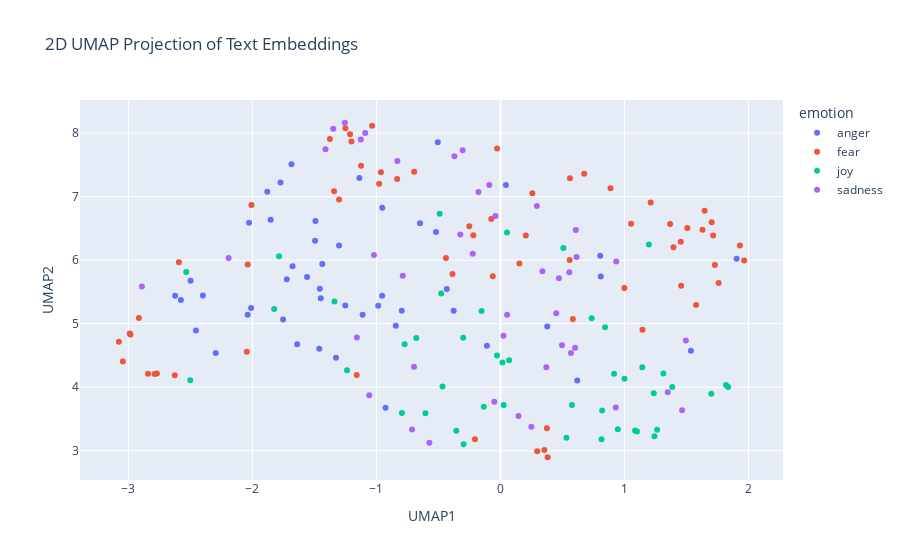

Notebook source saved alongside this figure:
### Code cell
import pandas as pd
import numpy as np
import umap
import plotly.express as px

# Concatenate the training and test data
combined_df = pd.concat([train_df_new, test_df_new], ignore_index=True)

# Prepare the embeddings for UMAP
# Convert the list of embeddings into a 2D numpy array
X_embeddings = np.array(combined_df['embeddings_values'].tolist())

# Apply UMAP for dimensionality reduction
reducer = umap.UMAP(n_components=2, metric='cosine', random_state=28) 
embedding_2d = reducer.fit_transform(X_embeddings)

# Create a DataFrame for plotting
df_plot = pd.DataFrame(embedding_2d, columns=['UMAP1', 'UMAP2'])
df_plot['emotion'] = combined_df['emotion']
df_plot['intensity'] = combined_df['intensity']
df_plot['text'] = combined_df['text']


# Visualize the embeddings with Plotly
fig = px.scatter(
    df_plot,
    x='UMAP1',
    y='UMAP2',
    color='emotion',  # Color points by the 'emotion' column
    hover_data=['text', 'intensity'],  # Show text and intensity on hover
    title='2D UMAP Projection of Text Embeddings'
)

fig.show()

### Figure 1 — Plotly figure (JSON) as saved in the notebook; plotly's stock layout.template omitted (floating-point values rounded to 4 significant figures)
{"data": [{"customdata": [["@bismahmalik .....Seems like a fight ready to rage on.....", 0.438], ["@billburr DirectTV is the best. Apparently you just sit in silent anger. 'Don't press or say anything'", 0.417], ["That's really it for my madden career that game sucks , ea sports does a piss poor job every year on that shit", 0.867], ["You complain all the time and then wonder why people never want to see you. You acc rile me up. Stfuuu!!!!", 0.708], ["When a grown adult doesn't drink or has never drank before I just assume they were raised around a raging alcoholic and they want no parts.", 0.333], ["Standard Candice starting the show with a pout #startasyoumeantogoon #GBBO", 0.33], ["if we let that in id be fuming poor keeping", 0.562], ["The best #revenge is to move on, get over it, and continue to #succeed. Never give someone the #satisfaction of watching you #suffer....!!!", 0.438], ["Said it before and I'll say it now: America is really fortunate that black people only want equality and not revenge.", 0.562], ["@JOjojosiejay or in my case a raging moody cow lol why i buy moody cow socks lol", 0.389], ["Have wee pop socks on and they KEEP FALLING OFF INSIDE MY SHOES ", 0.562], ["@GreyTheTick But even if I jumped through that hoop, it just takes one irate netizen to decide me playing by 'the rules' isn't enough.", 0.375], ["@tmz @HarveyLevinTMZ   Hell hath no fury like a women scorned.    It's the affair.  Not the parenting", 0.667], ["If I spend more than £10 in shimmy on £1 drinks I'll be raging, but we all know it's gonna happen", 0.5], ["Who got madden 17 or 2k17 ps4 add TrackdawgT lets run it", 0.312], ["@DanRather What King says doesn't matter. The fact he came w/ psycho Don is by far more of an affront.", 0.562], ["@RealPaulWalker R.I.P Paul, furious 8 can't wait", 0.254], ["After becoming boiling hot, after slowly melting, my heart is frozen.", 0.438], ["Because it was a perfect illusion, but at least now I know what it was. #angry #ladygaga #iscalming#mysoul", 0.556], ["@iStoleFreeHugs @stephlaris lol I'm happy with my negative, realistic ass self. Sorry to offend you", 0.438], ["srry my feelings offend u 🤗", 0.354], ["Houston might lose a coach tomorrow or by midnight. #yikes ?", 0.312], ["you are an angry glass of vodka", 0.375], ["@NM_NickNocturne Incentivise people to roam the Internet being morally offended, as if they didn't do it enough already.", 0.542], ["@NeoFundie @fitchest Ha. Right. I'm from San Jose, CA, and I was offended right there with you. Dave, go on a walk or something next time.", 0.831], ["As usual disappointing #offense by @HoustonTexans ...#Texans", 0.458], ["@gerfingerpoken #rage?? The #CrookedCourt said #rage MANY times to explain away the brutal killings of #Petits by #Hayes &amp; #Komisarjevsky", 0.667], ["I offend u", 0.417], ["I'm not used to pretty girls that use curse words to express their anger. I just feel like I'm a little bit surprised and turned off as well", 0.542], ["@luxbet Did you even give out any pizzas ? Serious fail #hungry #furious #hangry", 0.447], ["I blame the whole season on Natalie! The season would have been so different had she not turned her back on her alliance! #pissed ", 0.792], ["@snowangel415 @cjwalters66 Maybe also being attacked by Tom's rabid fans to whom he &amp; his clothes were always perfect also put me off him...", 0.646], ["Well @AprilDRyan Trump's rabid base needs 2 hear this &amp; U can always find an overseer like King to say it.\\n@JoyAnnReid @SMShow @frangeladuo", 0.458], ["@SkyNews when the East wind blue in summer in Durban, S Africa, we still surfed and got #stung badly! Must be carefull-A #sting can harm you", 0.562], ["@Docjp they unleashing God's wrath just as Cain did", 0.417], ["@ggreenwald Smh, remove ideologically bankrupt and opportunistic establishment now. They're burning all bridges and social contracts. ", 0.521], ["when you find out the initiative isn't even a thing 😧 ", 0.312], ["Unbelievable takes 10 minutes to get through to @BarclaysUK then there's a fault and the call hangs up #fuming #treatcustomersfairly", 0.792], ["Sometimes I get mad over something so minuscule I try to ruin somebodies life not like lose your job like get you into federal prison ", 0.708], ["@CozanGaming that's what lisa asked before she started raging at me, 'can I call you?' heh", 0.5], ["Is it me, or is Ding wearing the look of a man who's just found his arch enemy in bed with his missus? #angryman #scowl", 0.5], ["Eat my ass' is no longer an insult", 0.438], ["@gayla_weeks1 I try not to let my anger seep into reviews, but I resent having my time wasted on books like that. Time is precious.", 0.625], ["@huwellwell One chosen by the CLP members! MP seats are not for people to dole out to their mates, we elect candidates. #fuming", 0.682], ["I think @Sam_Canaday &amp; @KYLEJDOWSON must actually have to be working like me &amp; @dowson_brady because I havent got any snap chat videos today", 0.25], ["Having a baby born too soon is #lifechanging 6 years on and it feels like only yesterday #sad #happy #angry #emotionalrollercoaster", 0.375], ["S/O to the girl that just hit my car...not only did she get lucky w/ no scratch but also from being spared the wrath of sleep deprived Kait🙃", 0.542], ["@Yoshi_OnoChin can you please not have Canadian players play US players, that lag  is atrocious. #fixthisgame #trash #sfvrefund ", 0.646]], "hovertemplate": "emotion=anger<br>UMAP1=%{x}<br>UMAP2=%{y}<br>text=%{customdata[0]}<br>intensity=%{customdata[1]}<extra></extra>", "legendgroup": "anger", "marker": {"color": "#636efa", "symbol": "circle"}, "mode": "markers", "name": "anger", "orientation": "v", "showlegend": true, "type": "scatter", "x": [-2.296, -2.027, -1.88, -1.436, 0.3775, -0.9265, -1.302, -0.4328, -2.399, -1.326, -0.6483, -0.9538, -2.01, 1.904, -1.774, -2.623, 0.6192, 0.8043, -1.449, -1.111, -0.3772, -0.9527, -1.251, -0.9854, -0.844, -1.138, -2.038, -0.7957, -1.676, -1.492, -1.853, -1.639, -2.577, -0.5201, -2.455, -2.498, 0.04373, -0.5052, -1.456, -1.46, -1.752, -1.723, -1.559, -1.495, 1.535, 0.8087, -0.1088, -1.685], "xaxis": "x", "y": [4.537, 6.589, 7.078, 5.938, 4.954, 3.675, 6.23, 5.545, 5.444, 4.463, 6.582, 5.439, 5.248, 6.021, 7.223, 5.439, 4.106, 6.069, 5.399, 5.14, 5.205, 6.824, 5.288, 5.282, 4.969, 7.295, 5.14, 5.203, 5.906, 6.618, 6.635, 4.675, 5.375, 6.443, 4.892, 5.677, 7.183, 7.858, 5.55, 4.605, 5.066, 5.7, 5.735, 6.305, 4.575, 5.742, 4.652, 7.509], "yaxis": "y"}, {"customdata": [["@GlobeChadFinn Sadly, not enough names.  The whole farewell tour situation would make me shy away from good value b et.", 0.417], ["@LakersTakeover it ain't that serious. #HOUvsNE #awful #igotbetterthingstodotonightthandie", 0.466], ["Wishing i was rich so i didnt have to get up this morning #poor #sleepy  #sad #needsmoresleep", 0.562], ["Gonna get some acupuncture today for all my damn anxiety 🙃🤕", 0.854], ["When you arrive at the office the day before your first ever festival and the Internet is down ", 0.583], ["@hotpatooties more like quickie divorce #awful", 0.5], ["i wanna passion and fear", 0.5], ["@iSmashFizzle that's me all the time. I carry ginger candy, peppermint oil and sea-bands at all times #anxiety", 0.646], ["Can we go back 2 weeks and start again ?? This is seriously dreadful", 0.729], ["Don't be so shy #nl", 0.229], ["I Don't know what make #Pakistan fear more their #terrorist or their  #TerrorStatePak", 0.562], ["I really wanna go to fright fest 😩", 0.333], ["I dread this drive every Wednesday 😩", 0.792], ["I have a job interview with @BarclaysUK in Loughborough next month !!!", 0.354], ["dread pitt", 0.521], ["@washingtondc @NMAAHC That is Noah Ark, it's a terrific design.", 0.25], ["As much as I want a normal little life.. It wouldn't suit me, I'd get restless, I need to just do what I want at all times to be happy 😊", 0.333], ["@Gotham3 ~ Crushes are for kids! Just like trix. \\rHow bout some full blown up Love that makes you quiver deep down into your core? Y E S *=*", 0.396], ["Transform your hardship(s) into a burning #desire to succeed. Never #fear #failure, without it there would be no #success. $SPX #FinTech", 0.375], ["@ZaidZamanHamid Speech is still not up to the mark. No mention of 'Genocide', Indian terrorism in Pak. It was all planned speech.", 0.458], ["wonder if at any point #BobMarley ever actually became #afraid of just how #high he'd gotten. :o #420", 0.271], ["@officialShaky 'Operation Echoes' is gathering momentum ... #tense #nervous #feelsick #excited", 0.875], ["Let's not panic. Beat NYG who's atop the division, come home against Cleveland. Just like that you're 2-2 with a division win", 0.417], ["@BlairWitchMovie love new movie\\n #BlairWitch #blairwitchproject  #HorrorMovies", 0.438], ["Who likes #werewolves and #horror and #surfing? Because BREAKER over on @readstela has all that and MORE.", 0.438], ["horrid having a car n no liscence", 0.625], ["onus is on Pakistan' : MEAIndia after #Uri #terror attack", 0.708], ["@obyezeks \\nWe can't forget d past.But while we apprehend and punish d culprits of the past,are we going to allow d present to slip away?", 0.521], ["@JogglingDroid @BrancoCarmine @Otto_English yeah, #UK was quite the #bully", 0.536], ["How can you blame the manager watching these players play? It's abysmal. Our team are dreadful. If Jose can't save us. No-one can.  #mufc", 0.458], ["I lost my blinders .... ", 0.333], ["@quiettcricket can you maybe break it down into smaller bits? or space it out so it doesnt seem to daunting?", 0.458], ["That old lady is cray cray #scared #BellaIsSoCute  #Empire", 0.5], ["@GSchwartz_ it wasn't a joke . ", 0.229], ["@andrewspoooner wouldn't cross the street to piss on its server if it was on dire", 0.458], ["@BlairWitchMovie love new movie\\n#BlairWitch #blairwitchproject #horror #HorrorMovies", 0.375], ["I can be so shy but once I come out of my shell that's it 😂", 0.146], ["I was literally shaking getting the EKG done lol 🙄", 0.875], ["@stevie7t Why does talksport sound like it's being broadcasted from someone's basement  #quality #amateurs", 0.354], ["@ManUtd it was a terrible Freekick...", 0.347], ["@gdimelow @TheDailyShow @NivenJ1 @jordanklepper These interviews scare the crap out of me. I never imagined so many dumb, dumb Americans.", 0.812], ["Aberdeen st Johnstone, let's see who can punt it the furthest #awful", 0.354], ["@TeaPartyOrg Hes right when the Civil war starts it will be wall to wall terrorism and i don't fancy the Muzzy's chances", 0.66], ["@GucciShade @KellyannePolls @ABC So?  Who cares?  Who cares about tax forms, too.  I believe terrorism and jobs are what is important.", 0.438], ["@p4pictures it would be great but what if the card crashes 😱. It's happened to me twice #nightmare", 0.854], ["@williamcontrol just preordered The Pale EP... Would have paid for the phone call... But I would have freaked out and not said anything #shy", 0.625], ["PM #SheikhHasina in @UN speech terms #terrorism as global challenge and urges world leaders to work together to unroot it from everywhere.", 0.554], ["Start the convo...don't shy away..mental illness abounds in society including our workplace...be informed... #tsdoffsite", 0.479], ["@Miami4Trump Yeah, but bad part is the #terrorism #terror Muslims won't be the ones leaving #ObamaLegacy #nationalsecurity #disaster #Obama", 0.63], ["@humeraslam @MehrTarar @sherryrehman , yes, already he spoke so many lies with timid body language. Baluchistan could have been his own trap", 0.294], ["@BigBossPeltonen \\nLikewise #death #cutting #despair", 0.833], ["Northampton are awful 🙈", 0.5], ["Dunno y am going to the Yorkshire scare grounds when I only lasted a minute in the Alton towers one before running out a fire exit crying", 0.812], ["@lukeshawtime terrible", 0.521], ["@ccrago It was dreadful, even after he met the Catfish he still thought it was her!", 0.5], ["If i start growing out my mustache now, I can be Pablo Escobar for Halloween!!!", 0.25], ["Rooney shocking attempted cross", 0.375], ["Really.....#Jumanji 2....w/ The Rock, Jack Black, and Kevin Hart...are you kidding me! WTF! #ThisIsATerribleIdea #horrible", 0.542], ["@stephenfhayes Mustard gas = hostile work environment, not #terrorism; call #OSHA not #military", 0.708], ["Losing to Villa...'@M0tivati0nQuote: Most of the things people worry about are things that won't even matter to them a few months from now.'", 0.311], ["I don't want speak front to him   #nopanicattack", 0.72], ["My Modern Proverb: 'Don't let anyone intimidate you about being single; most marriages end in divorce.'", 0.312], ["If my concerns &amp; anxiety don't matter to you then I shall return the favor. #EyeMatter", 0.729], ["@chutneysupercat hi lovely brownie, MM is calling me tuppytupperware.. its awful", 0.44]], "hovertemplate": "emotion=fear<br>UMAP1=%{x}<br>UMAP2=%{y}<br>text=%{customdata[0]}<br>intensity=%{customdata[1]}<extra></extra>", "legendgroup": "fear", "marker": {"color": "#EF553B", "symbol": "circle"}, "mode": "markers", "name": "fear", "orientation": "v", "showlegend": true, "type": "scatter", "x": [-0.07399, -1.301, 0.558, 1.506, 1.053, -1.341, 1.368, 1.715, -0.6956, 1.457, -2.77, 1.646, 0.8877, -0.02716, 0.6753, -0.2058, 1.145, 0.3744, 0.1531, -2.788, 1.931, 1.729, -0.2516, 0.2963, 0.3543, 0.5603, -2.841, -0.4397, -2.045, -1.213, 0.2575, 0.2046, 1.454, -2.037, -2.008, 0.3805, 1.577, 1.629, -1.035, -1.25, -2.593, -1.201, -2.983, -2.915, 1.211, 1.759, -3.044, 0.9986, -2.989, -2.626, -0.3871, -1.124, 1.703, -0.9783, -0.8327, 1.964, -1.376, -0.9638, -3.076, -0.2188, 1.395, 0.5841, -0.06193, -1.159], "xaxis": "x", "y": [6.647, 6.956, 6.004, 6.505, 6.573, 7.084, 6.57, 6.39, 7.391, 5.598, 4.215, 6.777, 7.134, 7.757, 7.36, 3.179, 4.903, 3.354, 5.949, 4.206, 6.232, 5.922, 6.534, 2.993, 3.012, 7.288, 4.21, 6.035, 4.558, 7.983, 7.052, 6.389, 6.288, 5.932, 6.868, 2.897, 5.295, 6.479, 8.117, 8.076, 5.966, 7.869, 4.83, 5.09, 6.909, 5.641, 4.403, 5.561, 4.847, 4.19, 5.782, 7.486, 6.597, 7.205, 7.276, 5.993, 7.909, 7.386, 4.716, 6.391, 6.204, 5.073, 5.747, 4.192], "yaxis": "y"}, {"customdata": [["@ChrisBooker @ThePerezHilton On PHP54  and though the Kardashian stuff goes over my head, you're both hilarious, like gleeful little boys 😂😂", 0.808], ["@SXMUrbanView @karenhunter @CousinSyl you are so wrong for this!needed levity after that recording", 0.28], ["If you simply act out of kindness, strength, and optimism, today will be the best day ever! @Tarleton_KINE @DrKaylaPeak @jssimpson9", 0.625], ["@LFScott57 Miss Cookie sends her thanks! She's not as spry as she used to be - like me! She doesn't have the adventures the young pups do!", 0.6], ["sparkling or still? #terribledebatequestions", 0.146], ["A cheerful heart is an unending banquet.- Proverbs (Mishle) 15:16", 0.48], ["mustache_harbor: TiburonChamber plus a hearty pour of #yachtrock by #mustacheharbor !", 0.55], ["Method into thin out assault corridor thine liveliness: cHd", 0.32], ["The point of living, and being an optimist, is to be foolish enough to believe the best is yet to come' - Peter Ustinov #optimism #quote", 0.36], ["@BlueJayHunter I'm fine on the near future, I just want to go to bed super elated and put together audio compilations of great moments.", 0.66], ["@delon03 can you at least just walk past her and break out into laughter", 0.417], ["@TheSandraGal Glad to see that you're having fun in the sun. Water sports are always fun, challenging, and exhilarating. #happiness #beauty", 0.796], ["LOVE LOVE LOVE  #fun #relaxationiskey", 0.854], ["@crimpoop my adorable and cheerful daughter\\nAlways pouring positivity green goo on me\\ndare hurt her and you'll see hell //growls\\n\\n#PandaBot", 0.64], ["Been waiting all week for this game ❤️❤️❤️ #cheer #friday ❤️", 0.94], ["backed pats -2.5 10/11 just before ", 0.32], ["@Nick_Offerman I'll be there!! Can't wait for all the #mirth!", 0.646], ["Who actually chooses to drink sparkling water 🤔", 0.208], ["Three days off a month with two ex wives and no home could be worse. I don't know how, but it could #oilandgas ", 0.125], ["@globemartyk 'drunken patroons' make this whole situation much more jovial though.", 0.54], ["listening to the Oblivion score, drinking coffee, researching for new sci-fi animated project.", 0.288], ["Positive #psychology research shows salespeople who score in the top 10% for #optimism have 88% &gt; sales than those in top 10% for pessimism.", 0.274], ["@DailyMailCeleb @KTHopkins Katie I love how you describe yourself as 'normal'. Really you're anything but!  #neverchange", 0.479], ["@DamnPatriot You're a POS for rejoicing in someone's death.", 0.019], ["Charlotte and a friend just climbed to the top of a windmill! Think the view was easy, breezy, beautiful? @PlayHollywoodU", 0.5], ["Happy birthday @iRidhiDogra keep smiling always.Wishing you a wonderful year ahead mam", 0.74], ["@JoshNoneYaBiz I love parody accounts! Well done. Vote for #Trump. #lol #hilarious", 0.875], ["@berniedole looks that way. But let's think about Rohan last week ... #optimism", 0.237], ["When you wake up from a dream laughing at something stupid, and that makes you laugh more #hilarious", 0.875], ["Something about these cool, breezy fall days.. 😍🍂🌾🍁", 0.729], ["When u /only/ talk 2 me or ask me 'how r things' just 2 get 2 say something u want, 4give me if I'm not elated 2 start a conversation with u", 0.12], ["@BrightPigSEO @BrightPigSEO we provide dignified and professional funerals at prices families can afford #satisfied clients #bright pig", 0.345], ["Never make a #decision when you're #angry and never make a #promise when you're . #wisewords", 0.271], ["Yo this 3 v 3 overtime in hockey got me sweaty damn this ish exhilarating", 0.68], ["It's not that the man did not know how to juggle, he just didn't have the balls to do it.\\n #funny #pun #punny  #lol", 0.596], ["Accept the challenges, So that you may feel the exhilaration of victory.\\n\\nTOMIHO IpaglabanMo TapingDay2", 0.521], ["...at your age, the heyday in the blood is tame...' @TheArtofCharm #shakespeareaninsults #hamlet #elizabethan #williamshakespeare", 0.26], ["It feels good to get outside for a minute and get some fresh air.  It's hard to stay cooped up inside all day #breezy", 0.708], ["@kwelbyroberts they will come and you will rejoice at their arrival.", 0.458], ["i was so embarrassed when she saw us i was like knvfkkjg she thinks we're stalkers n then she starts waving all cheerfully inviting us in 😩", 0.25], ["incredible that anthony weiner has been caught chasing a busty milkmaid across a park at double speed while jaunty music plays", 0.38], ["@tomderivan73 😁...I'll just people watch and enjoy a rare show of optimism", 0.438], ["Nawaz Sharif is getting more funnier than @kapilsharmak9 day by day.  #challenge #kashmir #baloch", 0.58], ["This tweet is dedicated to my back pain, which I do not understand because I am youthful and spry. Full of life. Vivacious.", 0.229], ["Val reminds me of one of the cheerful witches that looks after Aurora in Disney’s Sleeping Beauty. #GBBO", 0.521]], "hovertemplate": "emotion=joy<br>UMAP1=%{x}<br>UMAP2=%{y}<br>text=%{customdata[0]}<br>intensity=%{customdata[1]}<extra></extra>", "legendgroup": "joy", "marker": {"color": "#00cc96", "symbol": "circle"}, "mode": "markers", "name": "joy", "orientation": "v", "showlegend": true, "type": "scatter", "x": [-0.6048, -1.785, 1.7, 0.01608, 0.7352, 1.143, -0.1349, -0.6786, 1.818, 1.385, -0.7727, 1.085, 0.5319, 0.02583, 0.8199, -0.4902, 0.9159, 0.8431, 0.5074, -0.4669, 1.236, 1.836, -0.3561, -2.533, 1.242, 0.5766, -0.2974, 0.053, -1.237, 0.8148, -0.1524, -0.478, -1.339, 0.9461, -0.3005, 1.101, -0.0278, 1.263, 1.314, 1.197, -1.824, 0.9997, -2.501, 0.06985, -0.7942], "xaxis": "x", "y": [3.589, 6.06, 3.895, 4.39, 5.084, 4.314, 3.694, 4.777, 4.036, 4.002, 4.675, 3.317, 3.205, 3.721, 3.635, 6.73, 4.213, 4.943, 6.193, 4.011, 3.905, 4.001, 3.313, 5.813, 3.227, 3.719, 3.102, 6.437, 4.265, 3.18, 5.202, 5.477, 5.348, 3.337, 4.779, 3.304, 4.501, 3.33, 4.216, 6.245, 5.233, 4.132, 4.108, 4.426, 3.593], "yaxis": "y"}, {"customdata": [["Romero is fucking dreadful like seriously my 11 month old is better than him.", 0.583], ["ordered my vacation bathing suits. one less thing to fret about.", 0.312], ["@CNN yes. Too many cops. And too many ppl who should have lost their lives r still alive.", 0.688], ["A night where depression is winning... #depression #fml #help", 0.896], ["@IMKristenBell @lauralittlelegs pine nut.... Chestnut....peanut....wait... Wrong film", 0.351], ["Ffs dreadful defending", 0.5], ["More #checking at #work today\\n\\n#coffee #drank and now it's #down to some #serious #business \\n\\n#Thursday bring on #Friday", 0.333], ["#Jazz - the #blues is the roots, the rest is the fruits", 0.25], ["@LBardugo Start w/ the 3 songs in Blue Neighborhood\\n1) Wild\\n2)Fools\\n3)Talk Me down 😭😭for #Wesper\\nAlso,\\n4)Too Good.  #serious kaz/inej feelz", 0.375], ["Refuge Recovery Boston - Weds 7:30-9 pm. #healing #support #addiction #recovery #buddhism #meditation #sober #cambma #meeting #harvardsq", 0.333], ["@PurpleReplisol meden is frowning at you with her non existent face", 0.521], ["Im kind of confused.  The one thing i do right now has a great future, but on the other hand so does the new thing .  #needhelp", 0.521], ["2 applications for my dbs and still waiting. Been over a year now. Going to loose my job 👍🏿 @GOVUK  #thanks #unhappy #crb", 0.792], ["@SimonSSSJ123 @EllieG10853 @Onision @Eugenia_Cooney he sure as hell helped me with my depression and still does", 0.485], ["i miss the guy who always make me sulk", 0.604], ["@KatieBurnett ha freshers blues would love to re do all again ... ha nice tshirt .. vote for Pedro", 0.167], ["Am a very old person I can't handle some stuff....lol I just left her there.... Get back to me when you're sober", 0.455], ["Bro Why pine green forget me nots are mediumpurple pickering is not lit and so on", 0.333], ["@AmyMek this is so absurd I could laugh right now (if I also didn't feel like crying for the future of our country). #despair #wakeupcall", 0.625], ["@TxDMV @ArkansasBBB i filled out the report on #baitswitch by @Carvana lets go get them fines levied. #badbusiness #honoryourdeal #unhappy", 0.542], ["the ending of how I met your mother is dreadful", 0.417], ["@TalesofanAlfa @David_Milloy \\nI like your thinking...but sadly no - that's the shed 😢", 0.604], ["@thatsabingo grim really", 0.688], ["@RossKemp great programme tonight #sad #upsetting #extremeworld", 0.646], ["5am blues while riding a cab home:\\n- my belly is much bigger than the rest of my body\\n- but i couldnt be preggy\\n- how to lose it in a day", 0.542], ["@JlKelly1 @FJ_Berry I've got #teampaella presents on their way for you and Fi but I don't think they'll arrive by Saturday sadly!! ;)", 0.583], ["@ReserveHinata tend to them he's going to get infections. \\n\\nHe's frowning and looking down as he does this. \\nIt must hurt damn.]", 0.475], ["Way too cool to die young, way too young to die sober.. #tunechi", 0.604], ["Lament a \\nsaddened heart,\\nso far &amp; \\nyet so near,\\nthe years so\\ntough &amp; scarred,\\nthis lonesome\\nroad,\\nstill feared! #depression \\n\\n#poetry #poem", 0.812], ["I wouldn't wish anxiety and depression even on the worst of people. It's not fun. #anxiety #depression", 0.833], ["@markoheight @Cassie_OB we sound like vampires saying we wanna sink our teeth into the TT lads and their talents 😂😂😂😂😂😂", 0.292], ["If you find me lost, will you stay as a passerby or will you get lost with me? #musings #melancholy", 0.68], ["#sober life", 0.312], ["It's way too hard not to get discouraged.", 0.667], ["gloomy weather puts me in the best mood", 0.271], ["Hello my dear friends, I will be back online this Friday night. I miss you! #sober #sobriety #recovery", 0.417], ["@1johndes ball watching &amp; Rojo'd header was equally dreadful!!", 0.583], ["watching this uni reveal is so depressing i miss stingrays :(", 0.667], ["If Angelina Jolie can't keep a man no one can. Today we mourn because Love is dead", 0.646], ["@LeePorter94 @DomMcGovern_ hi Dom I saw u at Notts county away, looking for 1 mufc away ticket will pay ", 0.312], ["@pmo100 @5liveSport .....I heard talk something is a miss. He looks weary.", 0.458], ["Rooney is 5 yards off the pace in a League Cup game against Northampton Town. Let that sink in for a moment. #MUFC", 0.292], ["@abra @abra @abra what're you doing to my ears? To my soul?! #GoodMusic #melancholy", 0.236]], "hovertemplate": "emotion=sadness<br>UMAP1=%{x}<br>UMAP2=%{y}<br>text=%{customdata[0]}<br>intensity=%{customdata[1]}<extra></extra>", "legendgroup": "sadness", "marker": {"color": "#ab63fa", "symbol": "circle"}, "mode": "markers", "name": "sadness", "orientation": "v", "showlegend": true, "type": "scatter", "x": [-1.411, 1.464, -2.891, 0.3383, -0.6966, -1.126, 1.349, -0.573, 0.2493, 0.4958, -1.158, 0.6079, -0.3049, -0.04967, 0.05395, -0.7129, 0.02462, -0.1776, -2.192, -0.3713, -0.8311, -0.04053, -0.7877, -0.2234, 0.6138, 1.495, -1.02, 0.3696, 0.5553, 0.9334, -1.058, 0.4714, 0.602, 0.293, 0.9297, 0.5686, -1.09, -0.09012, 0.4495, -1.254, -0.3237, -1.348, 0.1456], "xaxis": "x", "y": [7.748, 3.636, 5.587, 5.827, 4.322, 7.901, 3.922, 3.127, 3.379, 4.662, 4.784, 6.474, 7.73, 3.771, 5.139, 3.334, 4.809, 7.073, 6.033, 7.637, 7.561, 6.698, 5.755, 6.101, 6.052, 4.734, 6.082, 4.316, 5.808, 5.98, 3.873, 5.717, 4.621, 6.853, 3.679, 4.537, 8.002, 7.185, 5.163, 8.164, 6.405, 8.07, 3.547], "yaxis": "y"}], "layout": {"legend": {"title": {"text": "emotion"}, "tracegroupgap": 0}, "title": {"text": "2D UMAP Projection of Text Embeddings"}, "xaxis": {"anchor": "y", "domain": [0, 1], "title": {"text": "UMAP1"}}, "yaxis": {"anchor": "x", "domain": [0, 1], "title": {"text": "UMAP2"}}}}
